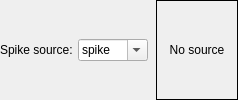
          <widget class="QFrame" name="spikesrcframe_2">
           <property name="frameShape">
            <enum>QFrame::NoFrame</enum>
           </property>
           <property name="frameShadow">
            <enum>QFrame::Raised</enum>
           </property>
           <layout class="QHBoxLayout">
            <property name="spacing">
             <number>8</number>
            </property>
            <property name="margin">
             <number>0</number>
            </property>
            <item>
             <widget class="QFrame" name="spikesrcframe1_2">
              <property name="sizePolicy">
               <sizepolicy hsizetype="Minimum" vsizetype="Minimum">
                <horstretch>0</horstretch>
                <verstretch>0</verstretch>
               </sizepolicy>
              </property>
              <property name="frameShape">
               <enum>QFrame::NoFrame</enum>
              </property>
              <property name="frameShadow">
               <enum>QFrame::Raised</enum>
              </property>
              <layout class="QHBoxLayout">
               <property name="spacing">
                <number>5</number>
               </property>
               <property name="margin">
                <number>0</number>
               </property>
               <item>
                <widget class="QLabel" name="spikesrclabel_2">
                 <property name="sizePolicy">
                  <sizepolicy hsizetype="Minimum" vsizetype="Minimum">
                   <horstretch>0</horstretch>
                   <verstretch>0</verstretch>
                  </sizepolicy>
                 </property>
                 <property name="text">
                  <string>Spike source:</string>
                 </property>
                 <property name="wordWrap">
                  <bool>false</bool>
                 </property>
                </widget>
               </item>
               <item>
                <widget class="QComboBox" name="spikesrc">
                 <property name="toolTip">
                  <string>Server to read spike information from</string>
                 </property>
                 <property name="editable">
                  <bool>true</bool>
                 </property>
                 <property name="autoCompletion">
                  <bool>false</bool>
                 </property>
                 <item>
                  <property name="text">
                   <string>spike</string>
                  </property>
                 </item>
                 <item>
                  <property name="text">
                   <string>respike</string>
                  </property>
                 </item>
                </widget>
               </item>
              </layout>
             </widget>
            </item>
            <item>
             <widget class="QLabel" name="spikestatus">
              <property name="sizePolicy">
               <sizepolicy hsizetype="Minimum" vsizetype="Minimum">
                <horstretch>0</horstretch>
                <verstretch>0</verstretch>
               </sizepolicy>
              </property>
              <property name="minimumSize">
               <size>
                <width>80</width>
                <height>20</height>
               </size>
              </property>
              <property name="palette">
               <palette>
                <active>
                 <colorrole role="WindowText">
                  <brush brushstyle="SolidPattern">
                   <color alpha="255">
                    <red>0</red>
                    <green>0</green>
                    <blue>0</blue>
                   </color>
                  </brush>
                 </colorrole>
                 <colorrole role="Button">
                  <brush brushstyle="SolidPattern">
                   <color alpha="255">
                    <red>0</red>
                    <green>0</green>
                    <blue>0</blue>
                   </color>
                  </brush>
                 </colorrole>
                 <colorrole role="Light">
                  <brush brushstyle="SolidPattern">
                   <color alpha="255">
                    <red>0</red>
                    <green>0</green>
                    <blue>0</blue>
                   </color>
                  </brush>
                 </colorrole>
                 <colorrole role="Midlight">
                  <brush brushstyle="SolidPattern">
                   <color alpha="255">
                    <red>0</red>
                    <green>0</green>
                    <blue>0</blue>
                   </color>
                  </brush>
                 </colorrole>
                 <colorrole role="Dark">
                  <brush brushstyle="SolidPattern">
                   <color alpha="255">
                    <red>0</red>
                    <green>0</green>
                    <blue>0</blue>
                   </color>
                  </brush>
                 </colorrole>
                 <colorrole role="Mid">
                  <brush brushstyle="SolidPattern">
                   <color alpha="255">
                    <red>0</red>
                    <green>0</green>
                    <blue>0</blue>
                   </color>
                  </brush>
                 </colorrole>
                 <colorrole role="Text">
                  <brush brushstyle="SolidPattern">
                   <color alpha="255">
                    <red>0</red>
                    <green>0</green>
                    <blue>0</blue>
                   </color>
                  </brush>
                 </colorrole>
                 <colorrole role="BrightText">
                  <brush brushstyle="SolidPattern">
                   <color alpha="255">
                    <red>0</red>
                    <green>0</green>
                    <blue>0</blue>
                   </color>
                  </brush>
                 </colorrole>
                 <colorrole role="ButtonText">
                  <brush brushstyle="SolidPattern">
                   <color alpha="255">
                    <red>0</red>
                    <green>0</green>
                    <blue>0</blue>
                   </color>
                  </brush>
                 </colorrole>
                 <colorrole role="Base">
                  <brush brushstyle="SolidPattern">
                   <color alpha="255">
                    <red>0</red>
                    <green>0</green>
                    <blue>0</blue>
                   </color>
                  </brush>
                 </colorrole>
                 <colorrole role="Window">
                  <brush brushstyle="SolidPattern">
                   <color alpha="255">
                    <red>0</red>
                    <green>0</green>
                    <blue>0</blue>
                   </color>
                  </brush>
                 </colorrole>
                 <colorrole role="Shadow">
                  <brush brushstyle="SolidPattern">
                   <color alpha="255">
                    <red>0</red>
                    <green>0</green>
                    <blue>0</blue>
                   </color>
                  </brush>
                 </colorrole>
                 <colorrole role="Highlight">
                  <brush brushstyle="SolidPattern">
                   <color alpha="255">
                    <red>0</red>
                    <green>0</green>
                    <blue>0</blue>
                   </color>
                  </brush>
                 </colorrole>
                 <colorrole role="HighlightedText">
                  <brush brushstyle="SolidPattern">
                   <color alpha="255">
                    <red>0</red>
                    <green>0</green>
                    <blue>0</blue>
                   </color>
                  </brush>
                 </colorrole>
                 <colorrole role="Link">
                  <brush brushstyle="SolidPattern">
                   <color alpha="255">
                    <red>0</red>
                    <green>0</green>
                    <blue>0</blue>
                   </color>
                  </brush>
                 </colorrole>
                 <colorrole role="LinkVisited">
                  <brush brushstyle="SolidPattern">
                   <color alpha="255">
                    <red>0</red>
                    <green>0</green>
                    <blue>0</blue>
                   </color>
                  </brush>
                 </colorrole>
                </active>
                <inactive>
                 <colorrole role="WindowText">
                  <brush brushstyle="SolidPattern">
                   <color alpha="255">
                    <red>0</red>
                    <green>0</green>
                    <blue>0</blue>
                   </color>
                  </brush>
                 </colorrole>
                 <colorrole role="Button">
                  <brush brushstyle="SolidPattern">
                   <color alpha="255">
                    <red>0</red>
                    <green>0</green>
                    <blue>0</blue>
                   </color>
                  </brush>
                 </colorrole>
                 <colorrole role="Light">
                  <brush brushstyle="SolidPattern">
                   <color alpha="255">
                    <red>0</red>
                    <green>0</green>
                    <blue>0</blue>
                   </color>
                  </brush>
                 </colorrole>
                 <colorrole role="Midlight">
                  <brush brushstyle="SolidPattern">
                   <color alpha="255">
                    <red>0</red>
                    <green>0</green>
                    <blue>0</blue>
                   </color>
                  </brush>
                 </colorrole>
                 <colorrole role="Dark">
                  <brush brushstyle="SolidPattern">
                   <color alpha="255">
                    <red>0</red>
                    <green>0</green>
                    <blue>0</blue>
                   </color>
                  </brush>
                 </colorrole>
                 <colorrole role="Mid">
                  <brush brushstyle="SolidPattern">
                   <color alpha="255">
                    <red>0</red>
                    <green>0</green>
                    <blue>0</blue>
                   </color>
                  </brush>
                 </colorrole>
                 <colorrole role="Text">
                  <brush brushstyle="SolidPattern">
                   <color alpha="255">
                    <red>0</red>
                    <green>0</green>
                    <blue>0</blue>
                   </color>
                  </brush>
                 </colorrole>
                 <colorrole role="BrightText">
                  <brush brushstyle="SolidPattern">
                   <color alpha="255">
                    <red>0</red>
                    <green>0</green>
                    <blue>0</blue>
                   </color>
                  </brush>
                 </colorrole>
                 <colorrole role="ButtonText">
                  <brush brushstyle="SolidPattern">
                   <color alpha="255">
                    <red>0</red>
                    <green>0</green>
                    <blue>0</blue>
                   </color>
                  </brush>
                 </colorrole>
                 <colorrole role="Base">
                  <brush brushstyle="SolidPattern">
                   <color alpha="255">
                    <red>0</red>
                    <green>0</green>
                    <blue>0</blue>
                   </color>
                  </brush>
                 </colorrole>
                 <colorrole role="Window">
                  <brush brushstyle="SolidPattern">
                   <color alpha="255">
                    <red>0</red>
                    <green>0</green>
                    <blue>0</blue>
                   </color>
                  </brush>
                 </colorrole>
                 <colorrole role="Shadow">
                  <brush brushstyle="SolidPattern">
                   <color alpha="255">
                    <red>0</red>
                    <green>0</green>
                    <blue>0</blue>
                   </color>
                  </brush>
                 </colorrole>
                 <colorrole role="Highlight">
                  <brush brushstyle="SolidPattern">
                   <color alpha="255">
                    <red>0</red>
                    <green>0</green>
                    <blue>0</blue>
                   </color>
                  </brush>
                 </colorrole>
                 <colorrole role="HighlightedText">
                  <brush brushstyle="SolidPattern">
                   <color alpha="255">
                    <red>0</red>
                    <green>0</green>
                    <blue>0</blue>
                   </color>
                  </brush>
                 </colorrole>
                 <colorrole role="Link">
                  <brush brushstyle="SolidPattern">
                   <color alpha="255">
                    <red>0</red>
                    <green>0</green>
                    <blue>0</blue>
                   </color>
                  </brush>
                 </colorrole>
                 <colorrole role="LinkVisited">
                  <brush brushstyle="SolidPattern">
                   <color alpha="255">
                    <red>0</red>
                    <green>0</green>
                    <blue>0</blue>
                   </color>
                  </brush>
                 </colorrole>
                </inactive>
                <disabled>
                 <colorrole role="WindowText">
                  <brush brushstyle="SolidPattern">
                   <color alpha="255">
                    <red>0</red>
                    <green>0</green>
                    <blue>0</blue>
                   </color>
                  </brush>
                 </colorrole>
                 <colorrole role="Button">
                  <brush brushstyle="SolidPattern">
                   <color alpha="255">
                    <red>0</red>
                    <green>0</green>
                    <blue>0</blue>
                   </color>
                  </brush>
                 </colorrole>
                 <colorrole role="Light">
                  <brush brushstyle="SolidPattern">
                   <color alpha="255">
                    <red>0</red>
                    <green>0</green>
                    <blue>0</blue>
                   </color>
                  </brush>
                 </colorrole>
                 <colorrole role="Midlight">
                  <brush brushstyle="SolidPattern">
                   <color alpha="255">
                    <red>0</red>
                    <green>0</green>
                    <blue>0</blue>
                   </color>
                  </brush>
                 </colorrole>
                 <colorrole role="Dark">
                  <brush brushstyle="SolidPattern">
                   <color alpha="255">
                    <red>0</red>
                    <green>0</green>
                    <blue>0</blue>
                   </color>
                  </brush>
                 </colorrole>
                 <colorrole role="Mid">
                  <brush brushstyle="SolidPattern">
                   <color alpha="255">
                    <red>0</red>
                    <green>0</green>
                    <blue>0</blue>
                   </color>
                  </brush>
                 </colorrole>
                 <colorrole role="Text">
                  <brush brushstyle="SolidPattern">
                   <color alpha="255">
                    <red>0</red>
                    <green>0</green>
                    <blue>0</blue>
                   </color>
                  </brush>
                 </colorrole>
                 <colorrole role="BrightText">
                  <brush brushstyle="SolidPattern">
                   <color alpha="255">
                    <red>0</red>
                    <green>0</green>
                    <blue>0</blue>
                   </color>
                  </brush>
                 </colorrole>
                 <colorrole role="ButtonText">
                  <brush brushstyle="SolidPattern">
                   <color alpha="255">
                    <red>0</red>
                    <green>0</green>
                    <blue>0</blue>
                   </color>
                  </brush>
                 </colorrole>
                 <colorrole role="Base">
                  <brush brushstyle="SolidPattern">
                   <color alpha="255">
                    <red>0</red>
                    <green>0</green>
                    <blue>0</blue>
                   </color>
                  </brush>
                 </colorrole>
                 <colorrole role="Window">
                  <brush brushstyle="SolidPattern">
                   <color alpha="255">
                    <red>0</red>
                    <green>0</green>
                    <blue>0</blue>
                   </color>
                  </brush>
                 </colorrole>
                 <colorrole role="Shadow">
                  <brush brushstyle="SolidPattern">
                   <color alpha="255">
                    <red>0</red>
                    <green>0</green>
                    <blue>0</blue>
                   </color>
                  </brush>
                 </colorrole>
                 <colorrole role="Highlight">
                  <brush brushstyle="SolidPattern">
                   <color alpha="255">
                    <red>0</red>
                    <green>0</green>
                    <blue>0</blue>
                   </color>
                  </brush>
                 </colorrole>
                 <colorrole role="HighlightedText">
                  <brush brushstyle="SolidPattern">
                   <color alpha="255">
                    <red>0</red>
                    <green>0</green>
                    <blue>0</blue>
                   </color>
                  </brush>
                 </colorrole>
                 <colorrole role="Link">
                  <brush brushstyle="SolidPattern">
                   <color alpha="255">
                    <red>0</red>
                    <green>0</green>
                    <blue>0</blue>
                   </color>
                  </brush>
                 </colorrole>
                 <colorrole role="LinkVisited">
                  <brush brushstyle="SolidPattern">
                   <color alpha="255">
                    <red>0</red>
                    <green>0</green>
                    <blue>0</blue>
                   </color>
                  </brush>
                 </colorrole>
                </disabled>
               </palette>
              </property>
              <property name="toolTip">
               <string>Status of the spike stream</string>
              </property>
              <property name="frameShape">
               <enum>QFrame::Panel</enum>
              </property>
              <property name="frameShadow">
               <enum>QFrame::Sunken</enum>
              </property>
              <property name="text">
               <string>No source</string>
              </property>
              <property name="alignment">
               <set>Qt::AlignCenter</set>
              </property>
              <property name="wordWrap">
               <bool>false</bool>
              </property>
             </widget>
            </item>
           </layout>
          </widget>
